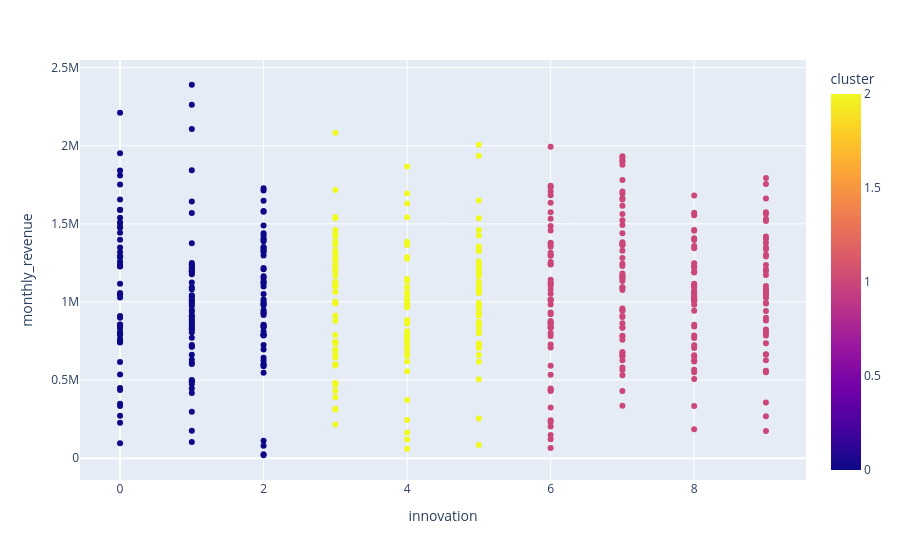

The notebook cell this image was saved under:
### Code cell
# Crossing Innovation and Revenue, showing the clusters
px.scatter(df_clients, x='innovation', y='monthly_revenue', color='cluster')

### Figure 1 — Plotly figure (JSON) as saved in the notebook; plotly's stock layout.template omitted (floating-point values rounded to 4 significant figures; data arrays with more than 128 entries replaced by an {"elided": "..."} marker saying what was removed)
{"data": [{"hovertemplate": "innovation=%{x}<br>monthly_revenue=%{y}<br>cluster=%{marker.color}<extra></extra>", "legendgroup": "", "marker": {"color": {"elided": "500 int values"}, "coloraxis": "coloraxis", "symbol": "circle"}, "mode": "markers", "name": "", "orientation": "v", "showlegend": false, "type": "scatter", "x": {"elided": "500 int values"}, "xaxis": "x", "y": {"elided": "500 float values"}, "yaxis": "y"}], "layout": {"coloraxis": {"colorbar": {"title": {"text": "cluster"}}, "colorscale": [[0, "#0d0887"], [0.1111, "#46039f"], [0.2222, "#7201a8"], [0.3333, "#9c179e"], [0.4444, "#bd3786"], [0.5556, "#d8576b"], [0.6667, "#ed7953"], [0.7778, "#fb9f3a"], [0.8889, "#fdca26"], [1, "#f0f921"]]}, "legend": {"tracegroupgap": 0}, "margin": {"t": 60}, "xaxis": {"anchor": "y", "domain": [0, 1], "title": {"text": "innovation"}}, "yaxis": {"anchor": "x", "domain": [0, 1], "title": {"text": "monthly_revenue"}}}}
